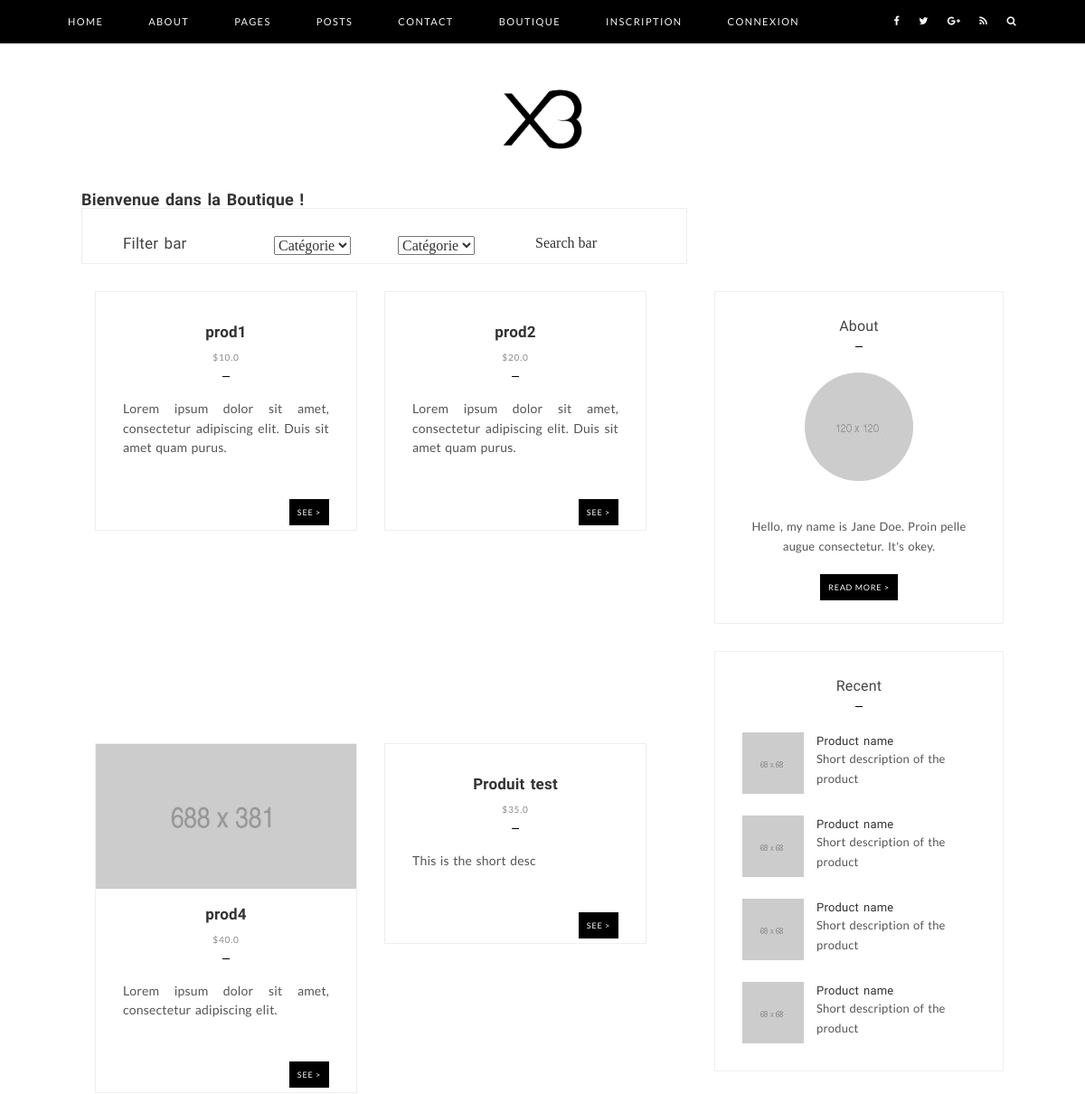
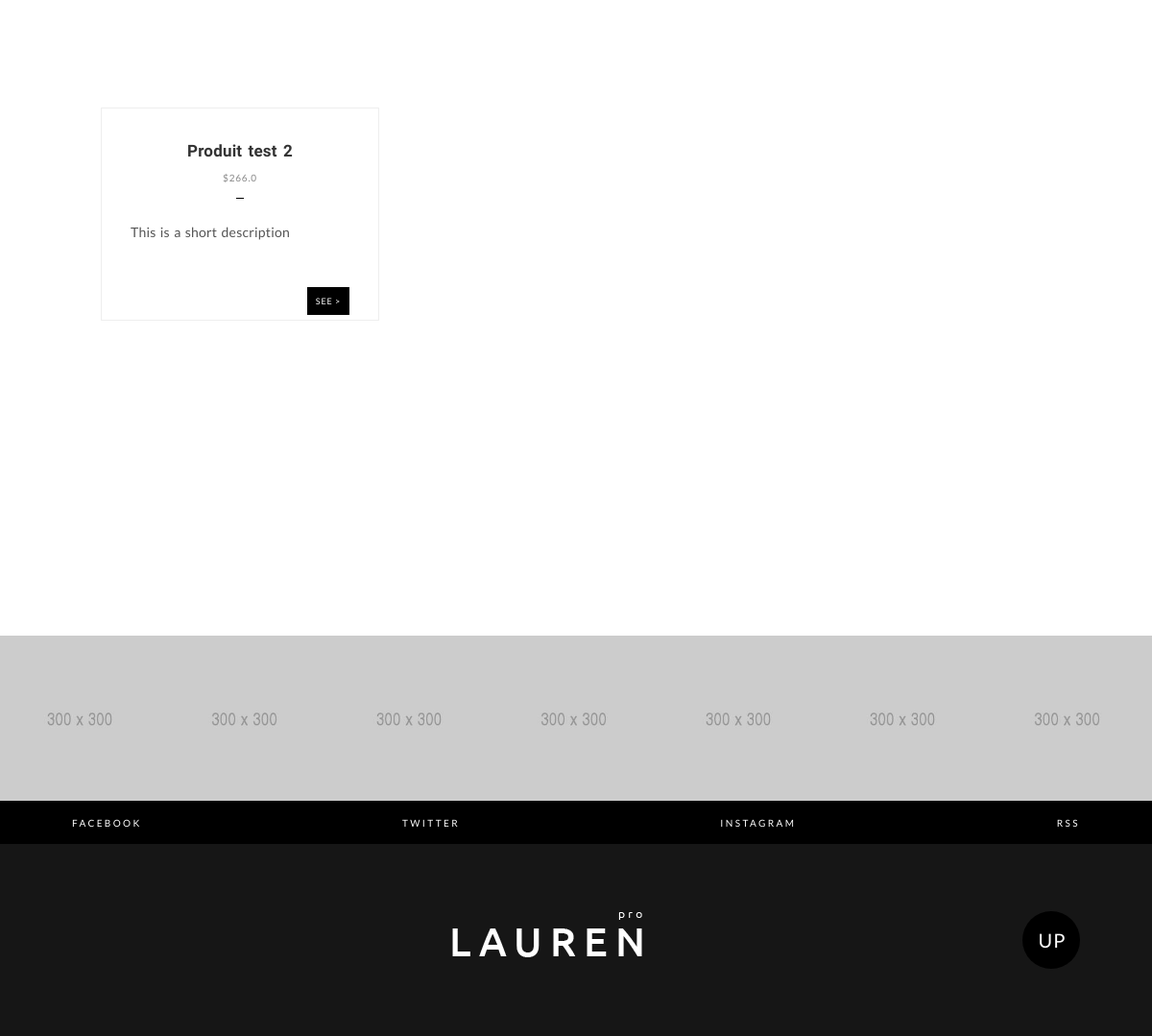
The app's page /shop/ with its own data (2 pictures, top to bottom).
### shopping/models.py (models this page shows, shortened)
class Product(models.Model):
    name = models.CharField(max_length=255)
    slug_prod = models.SlugField(max_length=40, null=True)
    price = models.FloatField(null=True,  validators=[MinValueValidator(0.0)])
    tag = models.ManyToManyField(Tag)
    mainDesc = RichTextField(blank=True, null=True)
    shortDesc = models.TextField(max_length=255, null=True)
    mainImg = models.ImageField(upload_to='images/', null=True, blank=True)
    additionalImg1 = models.ImageField(upload_to='images/', null=True, blank=True)
    additionalImg2 = models.ImageField(upload_to='images/', null=True, blank=True)
    additionalImg3 = models.ImageField(upload_to='images/', null=True, blank=True)
    additionalImg4 = models.ImageField(upload_to='images/', null=True, blank=True)
    additionalImg5 = models.ImageField(upload_to='images/', null=True, blank=True)
    additionalImg6 = models.ImageField(upload_to='images/', null=True, blank=True)
    additionalImg7 = models.ImageField(upload_to='images/', null=True, blank=True)
    additionalImg8 = models.ImageField(upload_to='images/', null=True, blank=True)
    additionalImg9 = models.ImageField(upload_to='images/', null=True, blank=True)

### shopping/views.py (the view)
# urls.py: path('', views.home_shop, name='home-shop'),
def home_shop(request):
    produits = Product.objects.all()
    context = {'products': produits, 'cartQty': getCartQty(request), 'admin': isAdmin(request)}
    return render(request, 'shopping/home-shop.html', context)

### account/views.py (called while the page is built)
def isAdmin(request):
    admin = 0
    for group in request.user.groups.all():
        if group.name == 'admin':
            admin = 1
    return admin

### shopping/views.py (called while the page is built)
def getCartQty(request):
    qtyTotal = 0
    client = Account.objects.filter(userId=request.user.id)
    if CartLine.objects.filter(client__in=client):
        cart = CartLine.objects.filter(client__in=client)
        for cart_line in cart:
            qtyTotal += cart_line.quantity
    return qtyTotal

### templates/shopping/home-shop.html (shortened to what this page needs)
{% extends 'base/main.html' %}
{% block contenu %}
{% load static %}
<div class="main-content">
    <div class="container">
        <div class="col-md-10">
            <h1>Bienvenue dans la Boutique !</h1>
        </div>
        <div class="col-md-2">
        </div>
        <br>
        <div class="col-md-8">
            <div class="page">
                <div class="widget">
                    <div class="col-md-3">
                        <h3>Filter bar</h3>
                    </div>
                    <div class="col-md-6">
                        <div class="col-md-6">
                            <select name="Category1">
                                <option value="">Catégorie</option>
                            </select>
                        </div>
                        <div class="col-md-6">
                            <select name="Category1">
                                <option value="">Catégorie</option>
                            </select>
                        </div>
                    </div>
                    <div class="col-md-3">
                        Search bar
                    </div>
                </div>
            </div>
        </div>
        <br><br>
        <div class="col-md-8">
            {% for product in products %}
            <div class="col-md-6" style="width: 320px; height: 500px">
                <div class="normal-posts">
                    <div class="normal-post">
                        <div class="normal-post-image" style="width: 100%; height: auto">
                            {% if product.mainImg %}
                            <a href="{% url 'product-detail' product.id %}"><img src="{{ product.mainImg.url }}" alt=""></a>
                            {% endif %}
                        </div>
                        <div class="normal-post-title">
                            <h2><a href="{% url 'product-detail' product.id %}">{{ product.name }}</a></h2>
                            <time class="post-date">${{ product.price }}</time>
                        </div>
                        <div class="normal-post-content">
                            <p>
                                {{ product.shortDesc }}
                            </p>
                        </div>
                        <div class="normal-post-footer">
                            <div class="read-more-button">
                                <span class="small-button"><a href="{% url 'product-detail' product.id %}">See ></a></span>
                            </div>
                        </div>
                    </div>
                </div>
            </div>
            {% endfor %}
        </div>
        <div class="col-md-4">
            <div class="sidebar">
                <div class="widget widget-about">
                    <div class="widget-title">
                        <h3>About</h3>
                    </div>
                    <div class="widget-content">
                        <img src="{% static 'images/widget-about.jpg' %}" alt="">
                        <p>Hello, my name is Jane Doe. Proin pelle augue consectetur. It's okey.</p>
                        <span class="small-button"><a href="#">Read More ></a></span>
                    </div>
                </div>
                <div class="widget widget-recent-posts">
                    <div class="widget-title">
                        <h3>Recent</h3>
                    </div>
                    <div class="widget-content">
                        <ul class="recent-posts">
                            <li class="recent-post clearfix">
                                <a href="#"><img src="{% static 'images/widget-recent-post-1.jpg' %}" alt=""></a>
                                <h6><a href="#">Product name</a></h6>
                                <p>Short description of the product</p>
                            </li>
                            <li class="recent-post clearfix">
                                <a href="#"><img src="{% static 'images/widget-recent-post-2.jpg' %}" alt=""></a>
                                <h6><a href="#">Product name</a></h6>
                                <p>Short description of the product</p>
                            </li>
                            <li class="recent-post clearfix">
                                <a href="#"><img src="{% static 'images/widget-recent-post-3.jpg' %}" alt=""></a>
                                <h6><a href="#">Product name</a></h6>
                                <p>Short description of the product</p>
                            </li>
                            <li class="recent-post clearfix">
                                <a href="#"><img src="{% static 'images/widget-recent-post-4.jpg' %}" alt=""></a>
                                <h6><a href="#">Product name</a></h6>
                                <p>Short description of the product</p>
                            </li>
                        </ul>
                    </div>
                </div>
            </div>
        </div>
    </div>
</div>
{% endblock %}

### static/css/style-main.css (style rules this page uses)
html, body, div, span, applet, object, iframe, h1, h2, h3, h4, h5, h6, p, blockquote, pre, a, abbr, acronym, address, big, cite, code, del, dfn, em, img, ins, kbd, q, s, samp, small, strike, strong, sub, sup, tt, var, b, u, i, center, dl, dt, dd, ol, ul, li, fieldset, form, label, legend, table, caption, tbody, tfoot, thead, tr, th, td, article, aside, canvas, details, embed, figure, figcaption, footer, header, hgroup, menu, nav, output, ruby, section, summary, time, mark, audio, video { margin: 0; padding: 0; border: 0; font-size: 100%; font: inherit; vertical-align: baseline; }
body { line-height: 1; }
ol, ul { list-style: none; }
.clearfix:after { visibility: hidden; display: block; font-size: 0; content: " "; clear: both; height: 0; }
.clearfix { display: inline-block; }
.clearfix { display: block; }
body { overflow-x:hidden; position: relative; }
h1, h2, h3, h4, h5, h6 { color: #333; font-family: 'Ubuntu', sans-serif; line-height: 1; letter-spacing: .2px; word-spacing: 1.8px; font-weight: 700; }
h1 { font-size: 18px; }
h2 { font-size: 17px; }
h3 { font-size: 16px; }
h6 { font-size: 13px; }
.page h3, .post-page h3 { font-size: 17px; }
.widget h1, .widget h2, .widget h3, .widget h4, .widget h5, .widget h6 { color: #444; font-family: 'Ubuntu', sans-serif; font-weight: 500; }
img { max-width: 100%; height: auto; vertical-align: middle; }
p { color: #555; font-size: 14px; font-family: 'Lato', sans-serif; line-height: 21.4px; letter-spacing: .2px; word-spacing: 1.4px; font-weight: 400; }
ul li, ol li { font-size: 11px; font-family: 'Lato', sans-serif; font-weight: 400; letter-spacing: 1.4px; }
time, span { font-family: 'Lato', sans-serif; }
a { color: #333 }
.container { max-width: 1080px; }
h1 a, h2 a, h3 a, h4 a, h5 a, h6 a { -webkit-transition: all .25s ease-in-out; transition: all .25s ease-in-out; }
.small-button a, .medium-button a, .large-button a { -webkit-transition: all .25s ease-in-out; transition: all .25s ease-in-out; }
.post-date { font-size: 10px; color: #888; letter-spacing: 0.8px; }
.normal-post { border: 1px solid #eee; margin-bottom: 30px; position: relative; }
.normal-post img { width: 100%; height: auto; -o-object-fit: cover; object-fit: cover; }
.normal-post-title { text-align: center; padding: 10px 0; }
.normal-post-title h2 { margin: 10px 0; }
.normal-post-content { padding: 0 30px; }
.normal-post-content p { text-align: justify; }
.normal-post-content p { margin-bottom: 10px; }
.normal-post-content p:last-child { margin-bottom: 20px; }
.normal-post-footer { padding: 30px; }
.read-more-button { float: right; }
.small-button a, .medium-button a, .large-button a { background-color: #000; color: #fff; font-family: 'Lato', sans-serif; text-transform: uppercase; letter-spacing: .8px; }
.small-button a { padding: 9px; font-size: 9px; line-height: 18px; }
.widget { padding: 30px; border: 1px solid #eee; margin-bottom: 30px; }
.sidebar .widget:last-child { margin-bottom: 0; }
.widget p { font-size: 13px; }
.widget-title { padding-bottom: 14px; text-align: center; }
.page-title:after, .normal-post-title:after, .widget-title:after { content: ' '; display: block; height: 1px; width: 8px; background-color: #000; margin: 14px auto; }
.widget-about { text-align: center; }
.widget-about img:first-child { height: auto; width: auto; border-radius: 50%; display: block; margin: 0 auto 40px; }
.widget-about .small-button { margin-top: 24px; display: block; }
.recent-post { margin-bottom: 24px; }
.recent-post:last-child { margin-bottom: 0; }
.recent-post h6 a { line-height: 19px; }
.recent-posts li img { float: left; width: 68px; height: 68px; -o-object-fit: cover; object-fit: cover; margin-right: 14px; }

### records on screen
Product: name "prod1", price "10.0", shortDesc "Lorem ipsum dolor sit amet, consectetur adipiscing elit. Duis sit amet quam purus."
Product: name "prod2", price "20.0", shortDesc "Lorem ipsum dolor sit amet, consectetur adipiscing elit. Duis sit amet quam purus."
Product: mainImg (picture), name "prod4", price "40.0", shortDesc "Lorem ipsum dolor sit amet, consectetur adipiscing elit."
Product: name "Produit test", price "35.0", shortDesc "This is the short desc"
Product: name "Produit test 2", price "266.0", shortDesc "This is a short description"
